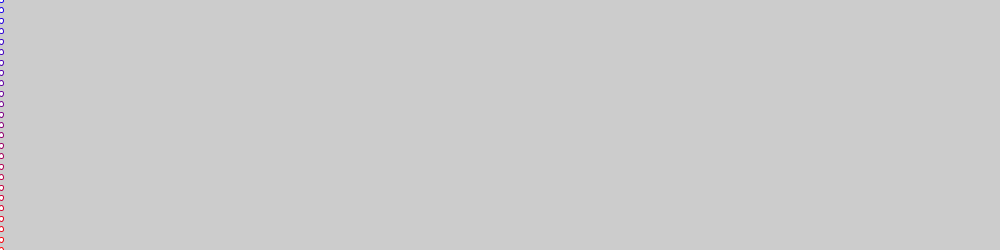
Frame 1 (no input)
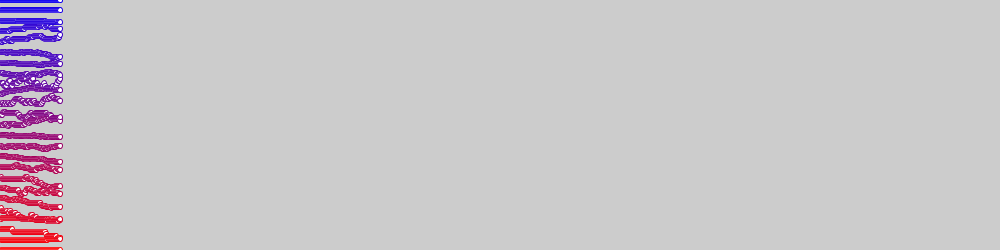
Frame 60 (the mouse pressed at the canvas centre just before this capture)
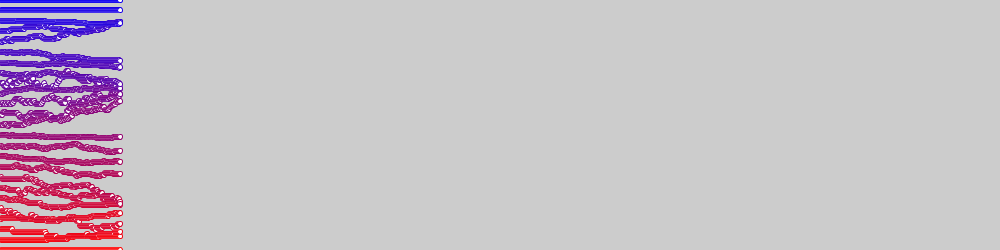
Frame 120 (the mouse held since frame 60 and released just before this capture)

The Processing sketch that drew these frames (run headless with seeded random() and noise(); from frame 60 on, the mouse is pressed at the canvas centre):

// Processing sketch: confidence05
// ── confidence05.pde
//Bounded confidence 0D - 3th attempt
//Differences in tresholds as a function of extremes of views
//& with information bubles
final int N=25;//Number of agents
final float treScale=0.5;//Threshold is a function of extremes of views times Scale
float[] minds=new float[N];//creating the minds array 
float[]   eps=new float[N];//creating the epsilons array
float[]   tre=new float[N];//creating the tresholds array
int     bub=N/3;//radius of information bubble

//for visualisation
float   side=0;

void setup()
{
  size(1000,250);
  side=height/(N*2);
  frameRate(160);
  //Initialisation
  for(int i=0;i<N;i++)
  {
    minds[i]=i*(1.0/(N-1));//<0..1>
    eps[i]=random(0.001,0.01);
    //Threshold is a function of extremes of views
    tre[i]=(0.5-abs(minds[i]-0.5))*treScale;//<0..0.5*Scale>
  }
  //Check
  for(int i=0;i<N;i++)
    println(minds[i],eps[i],tre[i]);
}

void draw()
{
  //Visualisation
  float step=255/N,R=255,B=0;
  for(int i=0;i<N;i++)
  {
    stroke(R,0,B);R-=step;B+=step;
    ellipse(frameCount,(1-minds[i])*height,side,side);
  }
  
  //Monte Carlo step of changes
  for(int i=0;i<N;i++)
  {
    int a=int(random(N));
    int low=max(0,a-bub),hig=min(a+bub+1,N);
    int b=int( random( low , hig ) );  //println(a,low,b,hig);

    if(abs(minds[a]-minds[b])<tre[a])
    {
      if(minds[a] < minds[b])
        minds[a]+=eps[a];
      else
      if(minds[a] > minds[b])
        minds[a]-=eps[a];
    }
  }
  
}
